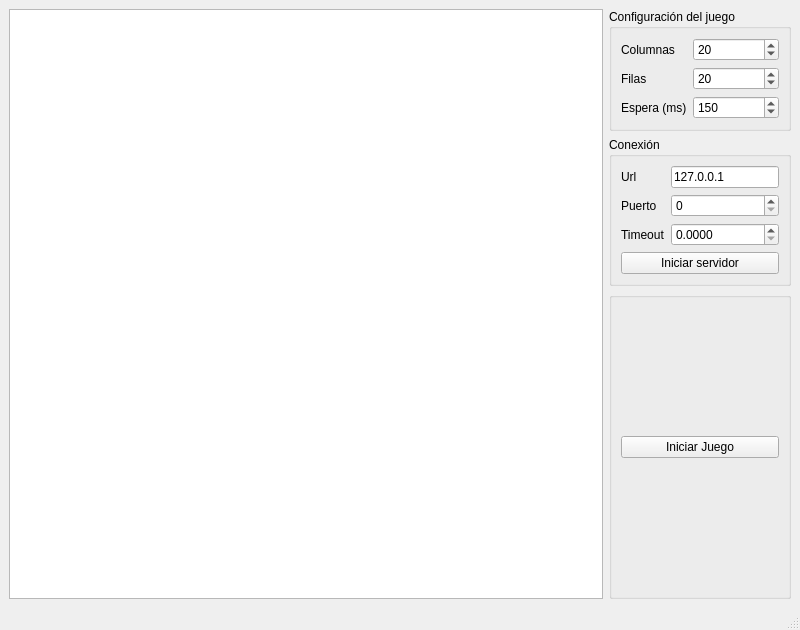
<?xml version="1.0" encoding="UTF-8"?>
<ui version="4.0">
 <class>MainWindow</class>
 <widget class="QMainWindow" name="MainWindow">
  <property name="geometry">
   <rect>
    <x>0</x>
    <y>0</y>
    <width>800</width>
    <height>630</height>
   </rect>
  </property>
  <property name="windowTitle">
   <string>Servidor</string>
  </property>
  <widget class="QWidget" name="centralwidget">
   <layout class="QGridLayout" name="gridLayout">
    <item row="0" column="0" rowspan="3">
     <widget class="QTableWidget" name="table_board">
      <property name="minimumSize">
       <size>
        <width>1</width>
        <height>1</height>
       </size>
      </property>
      <property name="verticalScrollBarPolicy">
       <enum>Qt::ScrollBarAlwaysOff</enum>
      </property>
      <property name="horizontalScrollBarPolicy">
       <enum>Qt::ScrollBarAlwaysOff</enum>
      </property>
      <property name="rowCount">
       <number>0</number>
      </property>
      <property name="columnCount">
       <number>0</number>
      </property>
      <attribute name="horizontalHeaderVisible">
       <bool>false</bool>
      </attribute>
      <attribute name="horizontalHeaderDefaultSectionSize">
       <number>28</number>
      </attribute>
      <attribute name="horizontalHeaderMinimumSectionSize">
       <number>0</number>
      </attribute>
      <attribute name="verticalHeaderVisible">
       <bool>false</bool>
      </attribute>
      <attribute name="verticalHeaderDefaultSectionSize">
       <number>28</number>
      </attribute>
      <attribute name="verticalHeaderMinimumSectionSize">
       <number>1</number>
      </attribute>
     </widget>
    </item>
    <item row="2" column="1">
     <widget class="QGroupBox" name="groupBox_iniciar_juego">
      <property name="title">
       <string/>
      </property>
      <layout class="QHBoxLayout" name="horizontalLayout">
       <item>
        <widget class="QPushButton" name="button_inicar_juego">
         <property name="sizePolicy">
          <sizepolicy hsizetype="Minimum" vsizetype="Maximum">
           <horstretch>0</horstretch>
           <verstretch>0</verstretch>
          </sizepolicy>
         </property>
         <property name="text">
          <string>Iniciar Juego</string>
         </property>
        </widget>
       </item>
      </layout>
     </widget>
    </item>
    <item row="1" column="1">
     <widget class="QGroupBox" name="groupBox_conexion">
      <property name="sizePolicy">
       <sizepolicy hsizetype="Maximum" vsizetype="Maximum">
        <horstretch>0</horstretch>
        <verstretch>0</verstretch>
       </sizepolicy>
      </property>
      <property name="title">
       <string>Conexión</string>
      </property>
      <layout class="QFormLayout" name="formLayout">
       <item row="0" column="0">
        <widget class="QLabel" name="label_url">
         <property name="text">
          <string>Url</string>
         </property>
        </widget>
       </item>
       <item row="0" column="1">
        <widget class="QLineEdit" name="line_url">
         <property name="text">
          <string>127.0.0.1</string>
         </property>
        </widget>
       </item>
       <item row="1" column="0">
        <widget class="QLabel" name="label_puerto_servidor">
         <property name="text">
          <string>Puerto</string>
         </property>
        </widget>
       </item>
       <item row="1" column="1">
        <widget class="QSpinBox" name="spin_puerto_servidor">
         <property name="maximum">
          <number>99999</number>
         </property>
        </widget>
       </item>
       <item row="2" column="0">
        <widget class="QLabel" name="label_timeout">
         <property name="text">
          <string>Timeout</string>
         </property>
        </widget>
       </item>
       <item row="2" column="1">
        <widget class="QDoubleSpinBox" name="SpinBox_timeout">
         <property name="decimals">
          <number>4</number>
         </property>
         <property name="maximum">
          <double>9999.989999999999782</double>
         </property>
        </widget>
       </item>
       <item row="3" column="0" colspan="2">
        <widget class="QPushButton" name="button_iniciar_servidor">
         <property name="text">
          <string>Iniciar servidor</string>
         </property>
        </widget>
       </item>
      </layout>
     </widget>
    </item>
    <item row="0" column="1">
     <widget class="QGroupBox" name="groupBox_configuracion">
      <property name="sizePolicy">
       <sizepolicy hsizetype="Ignored" vsizetype="Maximum">
        <horstretch>0</horstretch>
        <verstretch>0</verstretch>
       </sizepolicy>
      </property>
      <property name="title">
       <string>Configuración del juego</string>
      </property>
      <layout class="QFormLayout" name="formLayout_2">
       <item row="0" column="0">
        <widget class="QLabel" name="label_columas">
         <property name="text">
          <string>Columnas</string>
         </property>
        </widget>
       </item>
       <item row="0" column="1">
        <widget class="QSpinBox" name="spin_columnas">
         <property name="value">
          <number>20</number>
         </property>
        </widget>
       </item>
       <item row="1" column="0">
        <widget class="QLabel" name="label_filas">
         <property name="text">
          <string>Filas</string>
         </property>
        </widget>
       </item>
       <item row="1" column="1">
        <widget class="QSpinBox" name="spin_filas">
         <property name="value">
          <number>20</number>
         </property>
        </widget>
       </item>
       <item row="2" column="0">
        <widget class="QLabel" name="label_espera">
         <property name="text">
          <string>Espera (ms)</string>
         </property>
        </widget>
       </item>
       <item row="2" column="1">
        <widget class="QSpinBox" name="spin_espera">
         <property name="maximum">
          <number>9999</number>
         </property>
         <property name="value">
          <number>150</number>
         </property>
        </widget>
       </item>
      </layout>
     </widget>
    </item>
   </layout>
  </widget>
  <widget class="QMenuBar" name="menubar">
   <property name="geometry">
    <rect>
     <x>0</x>
     <y>0</y>
     <width>800</width>
     <height>19</height>
    </rect>
   </property>
  </widget>
  <widget class="QStatusBar" name="statusbar"/>
 </widget>
 <resources/>
 <connections/>
</ui>
